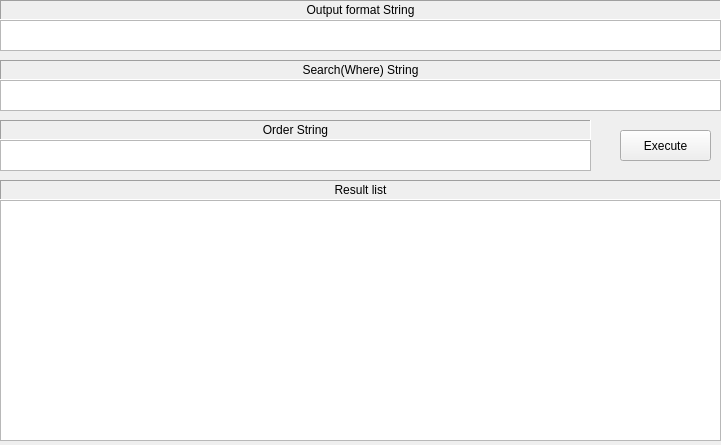
     <widget class="QWidget" name="page_10">
      <property name="geometry">
       <rect>
        <x>0</x>
        <y>0</y>
        <width>721</width>
        <height>445</height>
       </rect>
      </property>
      <attribute name="label">
       <string>ChildSelect</string>
      </attribute>
      <widget class="QLabel" name="label_17">
       <property name="geometry">
        <rect>
         <x>0</x>
         <y>60</y>
         <width>721</width>
         <height>20</height>
        </rect>
       </property>
       <property name="frameShape">
        <enum>QFrame::Panel</enum>
       </property>
       <property name="frameShadow">
        <enum>QFrame::Sunken</enum>
       </property>
       <property name="text">
        <string>Search(Where) String</string>
       </property>
       <property name="alignment">
        <set>Qt::AlignCenter</set>
       </property>
      </widget>
      <widget class="QLabel" name="label_18">
       <property name="geometry">
        <rect>
         <x>0</x>
         <y>180</y>
         <width>721</width>
         <height>20</height>
        </rect>
       </property>
       <property name="frameShape">
        <enum>QFrame::Panel</enum>
       </property>
       <property name="frameShadow">
        <enum>QFrame::Sunken</enum>
       </property>
       <property name="text">
        <string>Result list</string>
       </property>
       <property name="alignment">
        <set>Qt::AlignCenter</set>
       </property>
      </widget>
      <widget class="QPushButton" name="pushButtonExecuteChildSelectXML">
       <property name="geometry">
        <rect>
         <x>620</x>
         <y>130</y>
         <width>91</width>
         <height>31</height>
        </rect>
       </property>
       <property name="text">
        <string>Execute</string>
       </property>
      </widget>
      <widget class="QLabel" name="label_19">
       <property name="geometry">
        <rect>
         <x>0</x>
         <y>0</y>
         <width>721</width>
         <height>20</height>
        </rect>
       </property>
       <property name="frameShape">
        <enum>QFrame::Panel</enum>
       </property>
       <property name="frameShadow">
        <enum>QFrame::Sunken</enum>
       </property>
       <property name="text">
        <string>Output format String</string>
       </property>
       <property name="alignment">
        <set>Qt::AlignCenter</set>
       </property>
      </widget>
      <widget class="QTextEdit" name="textEditChildSelectXMLOutputStr">
       <property name="geometry">
        <rect>
         <x>0</x>
         <y>20</y>
         <width>721</width>
         <height>31</height>
        </rect>
       </property>
      </widget>
      <widget class="QTextEdit" name="textEditChildSelectXMLOrderStr">
       <property name="geometry">
        <rect>
         <x>0</x>
         <y>140</y>
         <width>591</width>
         <height>31</height>
        </rect>
       </property>
      </widget>
      <widget class="QLabel" name="label_20">
       <property name="geometry">
        <rect>
         <x>0</x>
         <y>120</y>
         <width>591</width>
         <height>20</height>
        </rect>
       </property>
       <property name="frameShape">
        <enum>QFrame::Panel</enum>
       </property>
       <property name="frameShadow">
        <enum>QFrame::Sunken</enum>
       </property>
       <property name="text">
        <string>Order String</string>
       </property>
       <property name="alignment">
        <set>Qt::AlignCenter</set>
       </property>
      </widget>
      <widget class="QTextEdit" name="textEditChildSelectXMLWhereStr">
       <property name="geometry">
        <rect>
         <x>0</x>
         <y>80</y>
         <width>721</width>
         <height>31</height>
        </rect>
       </property>
      </widget>
      <widget class="QListWidget" name="listWidgetChildSelectXMLResultStr">
       <property name="geometry">
        <rect>
         <x>0</x>
         <y>200</y>
         <width>721</width>
         <height>241</height>
        </rect>
       </property>
      </widget>
     </widget>
